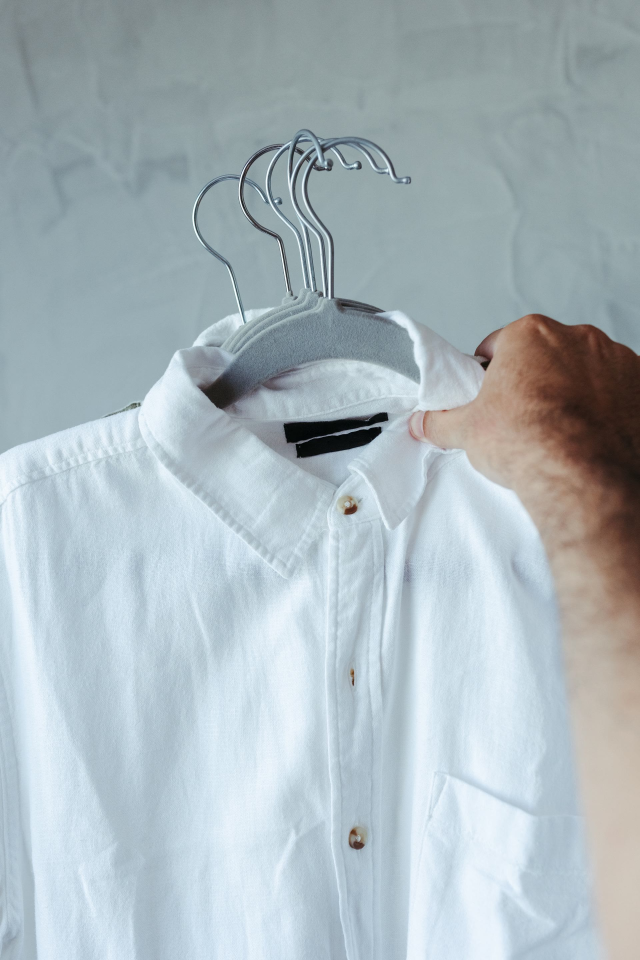
#> input picture youtube_pipeline/shirt_hanger.jpg, 1920 x 2880 px (shown at 1/3 size); its folder holds only this picture in this run
$ python learn_refs.py .. --out out.png
#> lines starting #> are read from the running program, lines starting #| are printed output that depends on the picture; after the words box and inside, x2 and y2 are one past the last pixel; in counts of white or black regions, pixels touching at a corner belong together
#!/usr/bin/env python3
"""레퍼런스 이미지에서 **디자인 규칙의 재료**를 뽑아낸다.

design_reference.md 는 지금까지 내가 프레임을 눈으로 보고 적어 온 문서다.
눈으로만 보면 두 가지를 놓친다 — (1) "이 회색이 몇 %인가" 같은 값,
(2) 30장 넘어가면 기억이 뭉개져서 **평균이 아니라 인상**을 적게 된다.
실제로 B1M 780프레임을 볼 때도 평탄도·채도·엣지밀도로 먼저 갈라 놓고서야
그래픽 판만 추려낼 수 있었다 (§32).

그래서 이 스크립트가 먼저 재고, 그 위에서 내가 규칙을 쓴다.
**측정과 해석을 섞지 않는다** — 여기서 나오는 건 전부 잰 값이고,
"그래서 이렇게 하자"는 문서 쪽에 쓴다.

재는 것
  팔레트      k-means(직접 구현) 6색 + 각 색 화면 점유율
  바탕        가장 넓은 색 · 밝기 · 이 판이 밝은판/먹판/중간 중 어디인지
  채도        평균/상위. 회색조인지 컬러인지
  엣지밀도    소벨 근사. 글자·도표가 많은 판일수록 높다
  잉크 무게   어두운(또는 밝은) 전경 픽셀이 화면 어디에 쏠려 있는지 — 3×3 격자
  여백        가장자리 12%가 비어 있는지 (B1M 은 늘 비운다)
  글자 띠     가로 줄 단위 엣지 프로파일에서 글자 줄로 보이는 띠의 y 위치
  가로세로비  16:9 가 아닌 소재가 섞여 있으면 잡아낸다

내는 것
  <out>/analysis.json   장별 측정값 + 무리(cluster) 배정
  <out>/sheet_NN.jpg    컨택트 시트 (번호·팔레트 띠를 같이 찍는다 — 눈으로 볼 것)
  <out>/summary.md      집계표. design_reference.md 에 붙일 초안의 재료

    python3 scripts/learn_refs.py <이미지폴더> --out refs/<이름> --name "데스크톱 레퍼런스"
"""
import argparse, colorsys, json, os, sys
import numpy as np
from PIL import Image, ImageDraw

EXT = ('.jpg', '.jpeg', '.png', '.webp', '.bmp', '.tif', '.tiff')
W = 480                      # 분석 해상도. 이보다 크면 느리기만 하고 값은 안 변한다


# ── 팔레트 ────────────────────────────────────────────────────────────────
# sklearn 이 없는 환경이라 k-means 를 직접 돌린다. 색 6개면 20회로 충분히 는다.
def kmeans(px, k=6, iters=20, seed=0):
    rng = np.random.default_rng(seed)
    c = px[rng.choice(len(px), k, replace=False)].astype(np.float64)
    for _ in range(iters):
        d = ((px[:, None, :] - c[None, :, :]) ** 2).sum(2)
        lab = d.argmin(1)
        for j in range(k):
            m = lab == j
            if m.any():
                c[j] = px[m].mean(0)
    cnt = np.bincount(lab, minlength=k)
    order = np.argsort(-cnt)
    return c[order].astype(int), (cnt[order] / len(px))


def hexof(rgb):
    return '#%02X%02X%02X' % tuple(int(v) for v in rgb)


def sat_of(rgb):
    r, g, b = [v / 255 for v in rgb]
    return colorsys.rgb_to_hsv(r, g, b)[1]


def analyze(path):
#> called with path = '../shirt_hanger.jpg'
    im = Image.open(path).convert('RGB')
#> im is the input picture: PIL image 1920x2880 RGB; mean R, G, B 170.6, 183.3, 188.9
    ow, oh = im.size
#> ow = 1920; oh = 2880
    im = im.resize((W, max(1, round(W * oh / ow))), Image.LANCZOS)
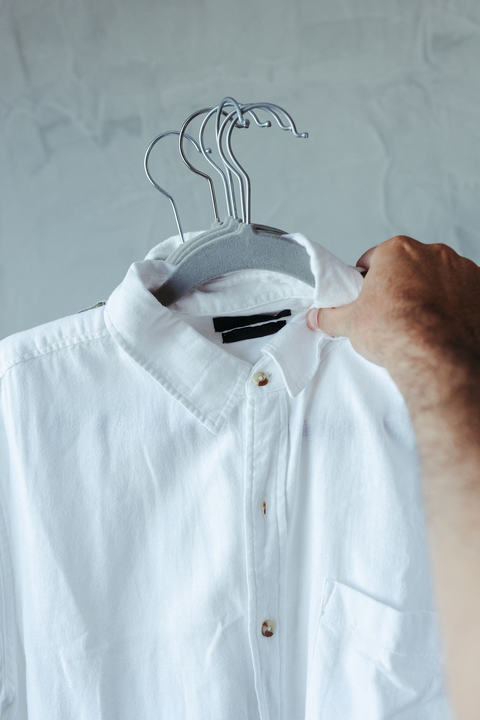
#> im: PIL image 480x720 RGB; mean R, G, B 170.6, 183.3, 188.9
    a = np.asarray(im).astype(np.float64)
    h, w, _ = a.shape
#> h = 720; w = 480
    lum = a @ np.array([0.2126, 0.7152, 0.0722])
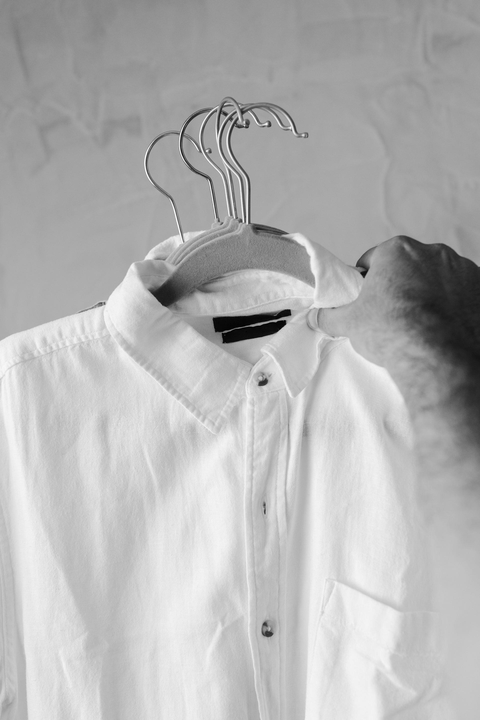
#> lum: shape (720, 480) float64; min 0, max 252, mean 181

    # 팔레트 — 픽셀을 솎아서(4픽셀당 1) 돌린다. 값은 그대로다
    px = a.reshape(-1, 3)[::4]
    cent, share = kmeans(px, 6)
#> in kmeans, `c = px[rng.choice(len(px), k, replace=False)].astype(np.float64)`: c = [[149, 168, 174], [207, 225, 235], [236, 245, 250], [151, 170, 174], [142, 156, 157], [223, 237, 246]]
#> after the loop in kmeans, `for _ in range(iters):`: c = [[138.2, 147.6, 148.7], [181.2, 195.6, 203.8], [220.8, 235.1, 244.7], [154.1, 169, 172.1], [71.46, 51.15, 44.22], [199.2, 217.2, 228]]
#> in kmeans, `cnt = np.bincount(lab, minlength=k)`: cnt = [14430, 18459, 12499, 23655, 3580, 13777]
#> in kmeans, `order = np.argsort(-cnt)`: order = [3, 1, 0, 5, 2, 4]
#> cent = [[154, 168, 172], [181, 195, 203], [138, 147, 148], [199, 217, 227], [220, 235, 244], [71, 51, 44]]; share = [0.274, 0.214, 0.167, 0.159, 0.145, 0.0414]
    pal = [{'hex': hexof(c), 'share': round(float(s), 4),
            'lum': round(float(c @ [0.2126, 0.7152, 0.0722]), 1),
            'sat': round(float(sat_of(c)), 3)}
           for c, s in zip(cent, share)]
#> pal = 6 items

    bg = pal[0]
#> bg = {'hex': '#9AA8AC', 'share': 0.274, 'lum': 165.3, 'sat': 0.105}
    # 판의 성격 — 바탕 밝기로 가른다. 이 채널은 크림/먹/청사진 3종을 쓴다
    kind = ('밝은판' if bg['lum'] > 170 else
            '먹판' if bg['lum'] < 70 else '중간판')
#> kind = '중간판'

    # 엣지밀도 — 소벨 근사(인접 차분). 글자·도표가 많을수록 높다
    gx = np.abs(np.diff(lum, axis=1))[:-1, :]
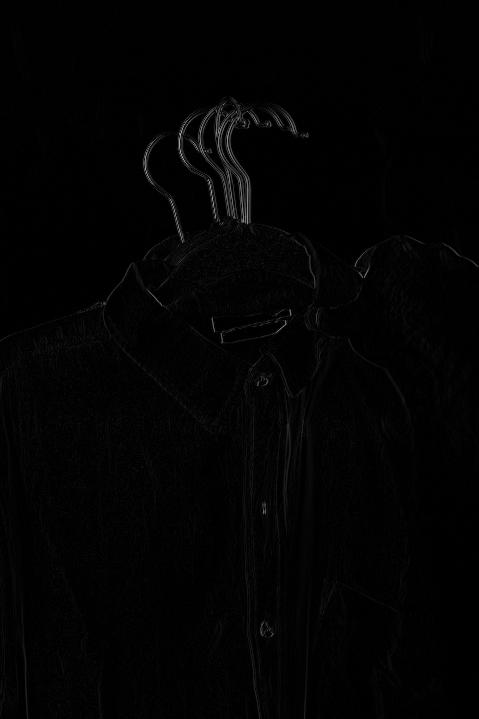
#> gx: shape (719, 479) float64; min 0, max 173.8, mean 3
    gy = np.abs(np.diff(lum, axis=0))[:, :-1]
    edge = np.hypot(gx, gy)
    edge_d = float((edge > 28).mean())
#> edge_d = 0.0193

    # 잉크 무게 — 바탕에서 먼 픽셀이 전경이다. 3×3 격자 분포로 배치를 읽는다
    ink = np.abs(lum - bg['lum']) > 46
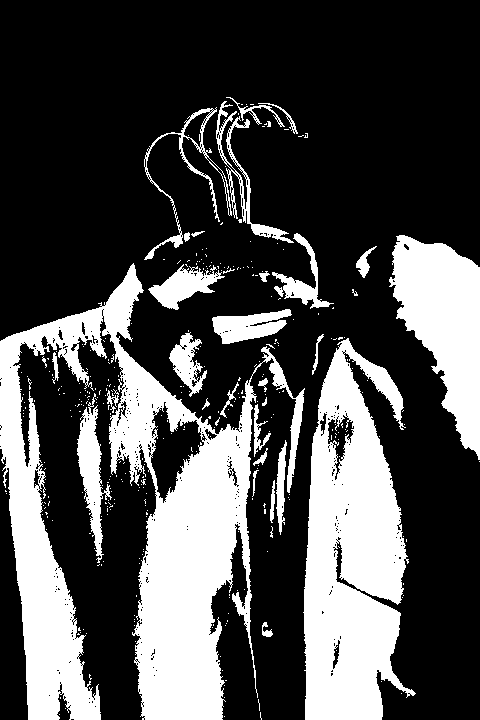
#> ink: shape (720, 480) bool; 29.8% white; 344 white regions (313 under 20 px), largest, box (x1, y1, x2, y2) and area: (0, 263, 305, 720) 49889, (303, 338, 416, 720) 28091, (389, 235, 480, 460) 11433
    g = np.zeros((3, 3))
    for i in range(3):
        for j in range(3):
            g[i, j] = ink[i * h // 3:(i + 1) * h // 3,
                          j * w // 3:(j + 1) * w // 3].mean()
#> after the loop, g = [[0.00372, 0.0772, 0.00172], [0.368, 0.319, 0.476], [0.432, 0.543, 0.464]]
    gs = g.sum() or 1.0
#> gs = 2.68

    # 여백 — 가장자리 12% 띠에 전경이 얼마나 있는지. B1M 은 여기를 비운다
    m = max(1, int(min(h, w) * 0.12))
#> m = 57
    edge_mask = np.ones_like(ink)
    edge_mask[m:-m, m:-m] = False
    margin_ink = float(ink[edge_mask].mean())
#> margin_ink = 0.265

    # 글자 띠 — 가로 줄별 엣지량이 튀는 구간. 글자 줄이 몇 개이고 어디 있는지
    row = (edge > 28).mean(1)
#> row = 719 values, max 0.132 at index 120, min 0 at index 0, mean 0.0193
    thr = row.mean() + row.std() * 0.6
#> thr = 0.0366
    bands, run = [], None
    for y, v in enumerate(row > thr):
        if v and run is None:
            run = y
        elif not v and run is not None:
            if y - run >= 3:
                bands.append([round(run / h, 3), round(y / h, 3)])
            run = None
#> after the loop, bands = [[0.142, 0.312], [0.317, 0.339], [0.424, 0.442], [0.443, 0.457], [0.458, 0.463], [0.465, 0.469]]
    if run is not None:
        bands.append([round(run / h, 3), round(len(row) / h, 3)])

    sat = np.array([sat_of(c) for c in cent])
#> sat = [0.105, 0.108, 0.0676, 0.123, 0.0984, 0.38]
    return {
        'file': os.path.basename(path),
        'size': [ow, oh],
        'aspect': round(ow / oh, 3),
        'palette': pal,
        'bg': bg['hex'], 'bg_lum': bg['lum'], 'bg_share': bg['share'],
        'kind': kind,
        'sat_mean': round(float((sat * share).sum()), 3),
        'sat_max': round(float(sat.max()), 3),
        'edge_density': round(edge_d, 4),
        'grid': [[round(float(x / gs), 3) for x in r] for r in g],
        'margin_ink': round(margin_ink, 4),
        'text_bands': bands[:8],
        'band_count': len(bands),
    }


# ── 무리 짓기 ─────────────────────────────────────────────────────────────
# 판의 성격(바탕 밝기) · 글자량(엣지밀도) · 컬러 여부(채도) 세 축이면
# "그래픽 판 / 실사 판 / 글자 판" 이 대체로 갈린다. 축을 늘리면 오히려 흐려진다.
def cluster(rows, k=4):
#> called with k = 4
    X = np.array([[r['bg_lum'] / 255, r['edge_density'] * 4, r['sat_mean'] * 2]
                  for r in rows])
#> X = [[0.648, 0.0772, 0.226]]
    if len(rows) <= k:
        for i, r in enumerate(rows):
            r['cluster'] = i
#> this loop made 1 pass
        return
    rng = np.random.default_rng(7)
    c = X[rng.choice(len(X), k, replace=False)]
    for _ in range(30):
        lab = ((X[:, None, :] - c[None, :, :]) ** 2).sum(2).argmin(1)
        for j in range(k):
            if (lab == j).any():
                c[j] = X[lab == j].mean(0)
    for r, l in zip(rows, lab):
        r['cluster'] = int(l)


def sheet(rows, src, out, per=12):
    """컨택트 시트 — 결국 눈으로 봐야 한다. 팔레트 띠를 같이 찍어 둔다."""
#> called with src = '..', out = 'out.png', per = 12
    TW, TH, cols = 380, 214, 3
    for p0 in range(0, len(rows), per):
        chunk = rows[p0:p0 + per]
#> chunk = 1 item
        r_ = (len(chunk) + cols - 1) // cols
#> r_ = 1
        c = Image.new('RGB', (cols * (TW + 8), r_ * (TH + 52)), (18, 18, 20))
        d = ImageDraw.Draw(c)
        for k, r in enumerate(chunk):
            im = Image.open(os.path.join(src, r['file'])).convert('RGB')
            im.thumbnail((TW, TH))
#> im: PIL image 143x214 RGB
            rr, cc = divmod(k, cols)
#> rr = 0; cc = 0
            x, y = cc * (TW + 8) + 4, rr * (TH + 52) + 22
#> x = 4; y = 22
            c.paste(im, (x + (TW - im.width) // 2, y))
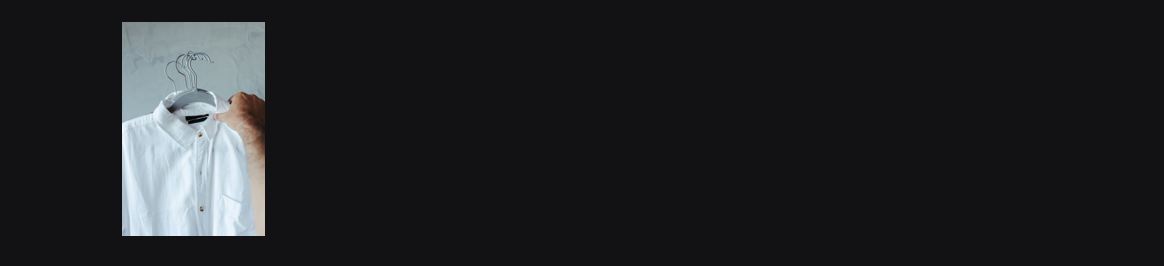
#> c: PIL image 1164x266 RGB; mean R, G, B 33.1, 34.3, 36.7
            d.text((x, y - 18), f"{p0 + k:02d}  {r['kind']}  "
                                f"엣지{r['edge_density']:.2f} 채도{r['sat_mean']:.2f}",
                   fill=(250, 255, 46))
            # 팔레트 띠 — 점유율만큼 폭을 준다
            bx = x
#> bx = 4
            for p in r['palette']:
                bw = max(2, int(TW * p['share']))
                d.rectangle([bx, y + im.height + 4, bx + bw, y + im.height + 20],
                            fill=tuple(int(p['hex'][i:i + 2], 16) for i in (1, 3, 5)))
                bx += bw
#> this loop made 6 passes
#> (bw, bx) on passes 1 to 6: (104, 108), (81, 189), (63, 252), (60, 312), (54, 366), (15, 381)
#> after the loop, bx = 381
        c.save(os.path.join(out, f'sheet_{p0 // per:02d}.jpg'), quality=86)
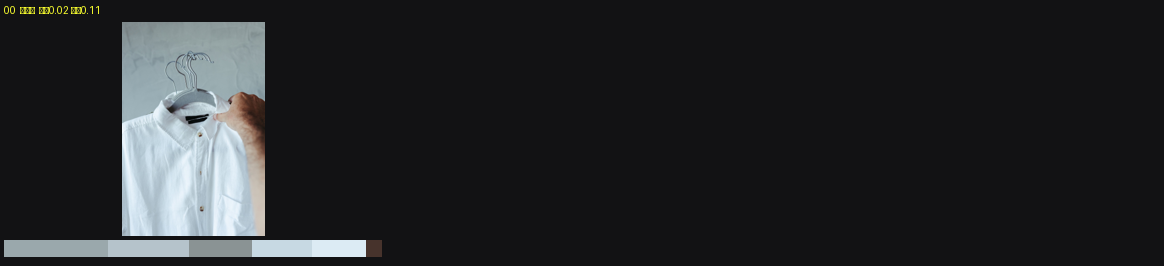
#> saved as sheet_00.jpg: PIL image 1164x266 RGB; mean R, G, B 36.4, 37.9, 40.2


def main():
    ap = argparse.ArgumentParser()
    ap.add_argument('src')
    ap.add_argument('--out', required=True)
    ap.add_argument('--name', default='레퍼런스')
    a = ap.parse_args()

    files = sorted(f for f in os.listdir(a.src) if f.lower().endswith(EXT))
    if not files:
        print('이미지가 없다', file=sys.stderr)
        return 1
    os.makedirs(a.out, exist_ok=True)

    rows = []
    for i, f in enumerate(files, 1):
        try:
            rows.append(analyze(os.path.join(a.src, f)))
        except Exception as e:
            print(f'[건너뜀] {f}: {e}', file=sys.stderr)
        if i % 10 == 0 or i == len(files):
            print(f'재는 중 {i}/{len(files)}', file=sys.stderr)

    cluster(rows)
    json.dump({'name': a.name, 'n': len(rows), 'items': rows},
              open(os.path.join(a.out, 'analysis.json'), 'w', encoding='utf-8'),
              ensure_ascii=False, indent=1)
    sheet(rows, a.src, a.out)

    # ── 집계 ──
    kinds = {}
    for r in rows:
        kinds[r['kind']] = kinds.get(r['kind'], 0) + 1
#> after the loop, kinds = {'중간판': 1}
    allpal = {}
    for r in rows:
        for p in r['palette']:
            key = tuple(int(p['hex'][i:i + 2], 16) // 24 for i in (1, 3, 5))
            allpal.setdefault(key, [0.0, []])
            allpal[key][0] += p['share']
            allpal[key][1].append(p['hex'])
#> after the loop, allpal = {(6, 7, 7): [0.274, ['#9AA8AC']], (7, 8, 8): [0.214, ['#B5C3CB']], (5, 6, 6): [0.167, ['#8A9394']], (8, 9, 9): [0.16, ['#C7D9E3']], (9, 9, 10): [0.145, ['#DCEBF4']], (2, 2, 1): [0.0414, ['#47332C']]}
    top = sorted(allpal.items(), key=lambda x: -x[1][0])[:10]
#> top = 6 items

    L = [f'# {a.name} — 측정값 ({len(rows)}장)', '',
         '이 파일은 **잰 값만** 담는다. 해석과 규칙은 design_reference.md 로 간다.', '',
         '## 판의 성격', '', '| 종류 | 장수 | 비율 |', '|---|---:|---:|']
    for k, v in sorted(kinds.items(), key=lambda x: -x[1]):
        L.append(f'| {k} | {v} | {v / len(rows) * 100:.0f}% |')
#> this loop made 1 pass
#> (k, v) on pass 1: ('중간판', 1)
#> after the loop, L = 9 items
    L += ['', '## 전체 팔레트 (점유율 합 기준 상위 10)', '',
          '| 색 | 누적 점유 | 밝기 |', '|---|---:|---:|']
    for _, (s, hx) in top:
        c = hx[0]
        lu = sum(int(c[i:i + 2], 16) * w_ for i, w_ in
                 zip((1, 3, 5), (0.2126, 0.7152, 0.0722)))
        L.append(f'| `{c}` | {s / len(rows) * 100:.1f}% | {lu:.0f} |')
#> this loop made 6 passes
#> (s, hx, c, lu) on passes 1, 2, 4, 5, 6: (0.274, ['#9AA8AC'], '#9AA8AC', 165.3), (0.214, ['#B5C3CB'], '#B5C3CB', 192.6), (0.16, ['#C7D9E3'], '#C7D9E3', 213.9), (0.145, ['#DCEBF4'], '#DCEBF4', 232.5), (0.0414, ['#47332C'], '#47332C', 54.75)
#> (s, c, lu) on pass 3: (0.167, '#8A9394', 145.2)
#> after the loop, L = 20 items

    ed = sorted(r['edge_density'] for r in rows)
#> ed = [0.0193]
    sa = sorted(r['sat_mean'] for r in rows)
#> sa = [0.113]
    mi = sorted(r['margin_ink'] for r in rows)
#> mi = [0.265]
    bc = sorted(r['band_count'] for r in rows)
#> bc = [6]

    def q(v, p):
        return v[int(len(v) * p)] if v else 0

    L += ['', '## 분포 (중앙값 · 사분위)', '',
          '| 항목 | 하위25% | 중앙 | 상위25% | 뜻 |', '|---|---:|---:|---:|---|',
          f'| 엣지밀도 | {q(ed,.25):.3f} | {q(ed,.5):.3f} | {q(ed,.75):.3f} | '
          '높을수록 글자·도표가 많은 판 |',
          f'| 채도 | {q(sa,.25):.3f} | {q(sa,.5):.3f} | {q(sa,.75):.3f} | '
          '0.1 아래면 사실상 회색조 |',
          f'| 가장자리 전경 | {q(mi,.25):.3f} | {q(mi,.5):.3f} | {q(mi,.75):.3f} | '
          '0 에 가까울수록 테두리를 비운다 |',
          f'| 글자 띠 수 | {q(bc,.25)} | {q(bc,.5)} | {q(bc,.75)} | '
          '한 판에 몇 줄을 얹는가 |', '']

    # 잉크 무게의 평균 분포 — 화면 어디에 내용을 두는가
    G = np.mean([r['grid'] for r in rows], axis=0)
#> G = [[0.001, 0.029, 0.001], [0.137, 0.119, 0.177], [0.161, 0.202, 0.173]]
    L += ['## 내용이 앉는 자리 (3×3 평균)', '', '```']
    for row in G:
        L.append('  ' + '  '.join(f'{v * 100:4.1f}%' for v in row))
#> this loop made 3 passes
#> after the loop, L = 36 items
    L += ['```', '',
          f'가로세로비: ' + ', '.join(
              f'{k}×{v}' for k, v in sorted(
                  {f"{r['aspect']:.2f}": sum(1 for x in rows
                                             if abs(x['aspect'] - r['aspect']) < .01)
                   for r in rows}.items(), key=lambda x: -x[1])[:4]), '',
          '## 무리', '']
    for cl in sorted({r['cluster'] for r in rows}):
        mem = [r for r in rows if r['cluster'] == cl]
        L.append(f"- **{cl}번** {len(mem)}장 · 바탕밝기 "
                 f"{np.mean([m['bg_lum'] for m in mem]):.0f} · 엣지 "
                 f"{np.mean([m['edge_density'] for m in mem]):.3f} · 채도 "
                 f"{np.mean([m['sat_mean'] for m in mem]):.3f}")
        L.append('  ' + ', '.join(m['file'] for m in mem[:8])
                 + (' …' if len(mem) > 8 else ''))
#> after the loop, L = 44 items

    open(os.path.join(a.out, 'summary.md'), 'w', encoding='utf-8').write('\n'.join(L) + '\n')
    print(f"{len(rows)}장 → {a.out}/summary.md · sheet_*.jpg", file=sys.stderr)
    return 0


if __name__ == '__main__':
    sys.exit(main())
#> (the program exits here)
